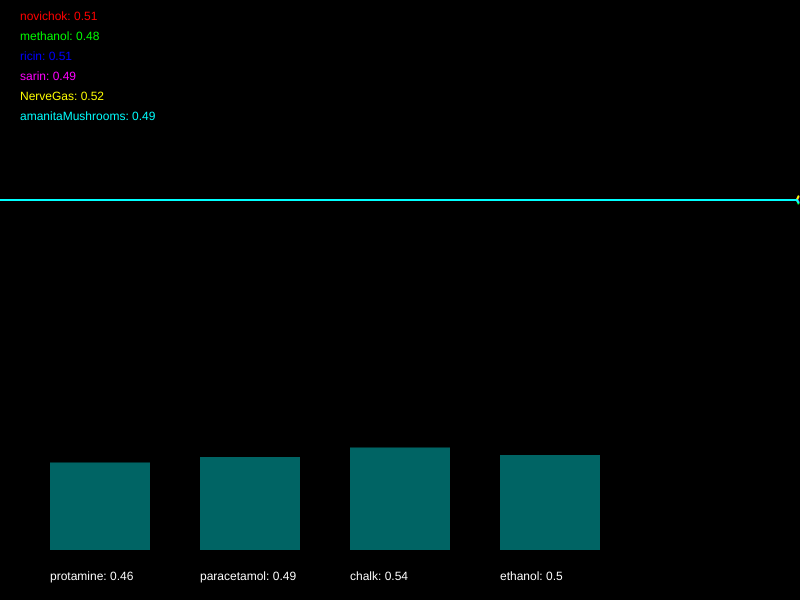
Frame 1 (no input)
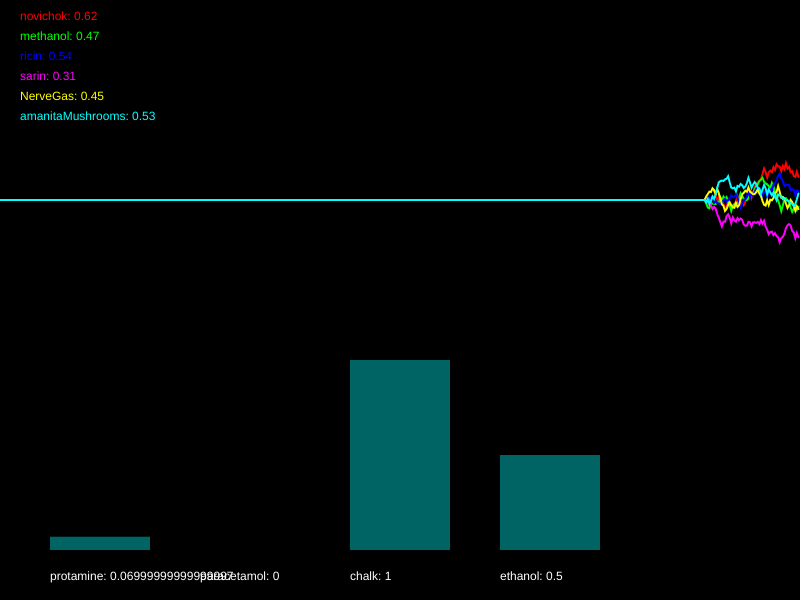
Frame 60 (no input)
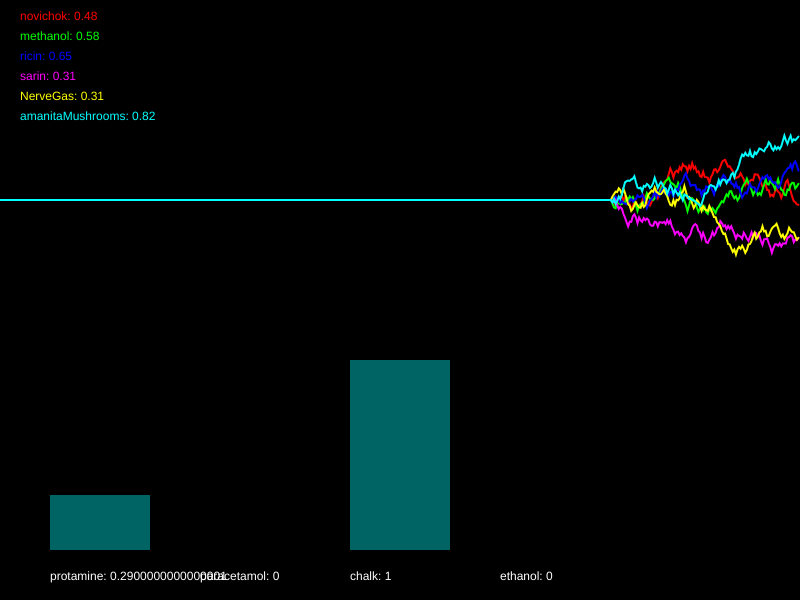
Frame 120 (the mouse pressed at the canvas centre since frame 60)

The p5.js sketch that drew these frames (run headless with seeded random() and noise() and a simulated clock; from frame 60 on, the mouse is pressed at the canvas centre):

// p5.js sketch
// ── sketch.js
/*

Officer: 7315287
CaseNum: 401-2-45381424-7315287

Case 401 - The Case of Norbert's Weiner Stand
Stage 3 - Bilious bagel

As I suspected Norbert has struck again. Ever inventive he’s set up a bagel stand and has laced the cream cheese with an ingenious but vicious toxin. This one is quite deadly so get yourself down to the lab right away.

You must develop the antidote by using conditional statements in the draw loop to do the following.

	- When ricin dips below 0.55, or on the other hand, methanol goes above 0.7 and amanitaMushrooms goes above 0.62, decrement protamine by 0.04
	- If NerveGas dips below 0.45 or novichok goes above 0.62, increment protamine by 0.01
	- When ricin dips below 0.73 or methanol goes above 0.37, decrement paracetamol by 0.04
	- When either NerveGas goes above 0.41, sarin goes above 0.26, or perhaps novichok goes above 0.47, try increasing paracetamol by 0.03
	- When sarin goes above 0.56, whilst at the same time, novichok goes above 0.48 or ricin dips below 0.29, try decreasing chalk by 0.02
	- When NerveGas goes above 0.37, whilst at the same time, amanitaMushrooms dips below 0.52 or methanol dips below 0.68, raise chalk by 0.04
	- When ricin goes above 0.43, whilst at the same time, sarin dips below 0.7 or novichok dips below 0.54, decrement ethanol by 0.01
	- If amanitaMushrooms dips below 0.25 and methanol goes above 0.5, or on the other hand, NerveGas goes above 0.44, try increasing ethanol by 0.01


Your conditional statements should consider the following poisons:

	- novichok
	- methanol
	- ricin
	- sarin
	- NerveGas
	- amanitaMushrooms


Your conditional statements should modify the following antidotes:

	- protamine
	- paracetamol
	- chalk
	- ethanol


- There are many ways to complete this task but you should only use the following commands:

	if(){}
	>
	<
	&&
	||
	+=
	-=

*/

//Declare the poison variables
var novichok;
var methanol;
var ricin;
var sarin;
var NerveGas;
var amanitaMushrooms;


//Declare the antidote variables
var protamine;
var paracetamol;
var chalk;
var ethanol;


//This variable is used for drawing the graph
var graphs;


function setup()
{

	createCanvas(800,600);
	strokeWeight(2);

	//initialise the poisons and antidotes
	novichok = 0.5;
	methanol = 0.5;
	ricin = 0.5;
	sarin = 0.5;
	NerveGas = 0.5;
	amanitaMushrooms = 0.5;
	protamine = 0.5;
	paracetamol = 0.5;
	chalk = 0.5;
	ethanol = 0.5;


	//fills the graph with empty values
	graphs = [];

	for(var i = 0; i < 6; i++)
	{
		graphs.push([]);
		for(var j = 0; j < 512; j++)
		{
			graphs[i].push(0.5);
		}
	}

}

function draw()
{

	//Develop the antidote below
	//Write conditional statements to change the amount of each substance ...


// 1. When ricin dips below 0.55, or methanol goes above 0.7 and amanitaMushrooms goes above 0.62, decrement protamine by 0.04
if (ricin < 0.55 || (methanol > 0.7 && amanitaMushrooms > 0.62)) {
	protamine -= 0.04;
}

// 2. If NerveGas dips below 0.45 or novichok goes above 0.62, increment protamine by 0.01
if (NerveGas < 0.45 || novichok > 0.62) {
	protamine += 0.01;
}

// 3. When ricin dips below 0.73 or methanol goes above 0.37, decrement paracetamol by 0.04
if (ricin < 0.73 || methanol > 0.37) {
	paracetamol -= 0.04;
}

// 4. When NerveGas goes above 0.41, sarin goes above 0.26, or novichok goes above 0.47, increase paracetamol by 0.03
if (NerveGas > 0.41 || sarin > 0.26 || novichok > 0.47) {
	paracetamol += 0.03;
}

// 5. When sarin goes above 0.56, and novichok goes above 0.48 or ricin dips below 0.29, decrease chalk by 0.02
if (sarin > 0.56 && (novichok > 0.48 || ricin < 0.29)) {
	chalk -= 0.02;
}

// 6. When NerveGas goes above 0.37, and amanitaMushrooms dips below 0.52 or methanol dips below 0.68, raise chalk by 0.04
if (NerveGas > 0.37 && (amanitaMushrooms < 0.52 || methanol < 0.68)) {
	chalk += 0.04;
}

// 7. When ricin goes above 0.43, and sarin dips below 0.7 or novichok dips below 0.54, decrement ethanol by 0.01
if (ricin > 0.43 && (sarin < 0.7 || novichok < 0.54)) {
	ethanol -= 0.01;
}

// 8. If amanitaMushrooms dips below 0.25 and methanol goes above 0.5, or NerveGas goes above 0.44, increase ethanol by 0.01
if ((amanitaMushrooms < 0.25 && methanol > 0.5) || NerveGas > 0.44) {
	ethanol += 0.01;
}

	//////////////////////////////////////////////////////

	//the code below generates new values using random numbers

	/*
		For testing, you might want to temporarily comment out
		these lines and set the same variables to constant values
		instead.
	*/

	novichok = nextValue(graphs[0],novichok);
	methanol = nextValue(graphs[1],methanol);
	ricin = nextValue(graphs[2],ricin);
	sarin = nextValue(graphs[3],sarin);
	NerveGas = nextValue(graphs[4],NerveGas);
	amanitaMushrooms = nextValue(graphs[5],amanitaMushrooms);


	protamine = constrain(protamine, 0, 1);
	paracetamol = constrain(paracetamol, 0, 1);
	chalk = constrain(chalk, 0, 1);
	ethanol = constrain(ethanol, 0, 1);


	///////// DO NOT CHANGE THE CODE BELOW ///////////

	//drawing code

	// set background
	background(0);
	noFill();

	//draw the graphs for the vitals
	var colors = [
	color(255, 0, 0),
	color(0, 255, 0),
	color(0, 0, 255),
	color(255, 0, 255),
	color(255, 255, 0),
	color(0, 255, 255)
	];

	for(var i = 0; i < graphs.length; i++)
	{
		stroke(colors[i]);
		drawGraph(graphs[i]);
	}

	//draw the poisons as text
	noStroke();
	fill(colors[0]);
	text('novichok: ' + nf(novichok,1,2), 20,20);
	fill(colors[1]);
	text('methanol: ' + nf(methanol,1,2), 20,40);
	fill(colors[2]);
	text('ricin: ' + nf(ricin,1,2), 20,60);
	fill(colors[3]);
	text('sarin: ' + nf(sarin,1,2), 20,80);
	fill(colors[4]);
	text('NerveGas: ' + nf(NerveGas,1,2), 20,100);
	fill(colors[5]);
	text('amanitaMushrooms: ' + nf(amanitaMushrooms,1,2), 20,120);


	//draw the antidotes bar chart
	drawBar(protamine,50,'protamine');
	drawBar(paracetamol,200,'paracetamol');
	drawBar(chalk,350,'chalk');
	drawBar(ethanol,500,'ethanol');


}

function nextValue(graph, val)
{
	//gets the next value for a vital and puts it in an array for drawing
	var delta = random(-0.03,0.03);

	val += delta;
	if(val > 1 || val < 0)
	{
		delta *= -1;
		val += delta * 2;
	}

	graph.push(val)
	graph.shift();
	return val;
}

function drawGraph(graph)
{
	//draws an array as a graph
	beginShape();
	for(var i = 0; i < graph.length; i++)
	{
			vertex(width * i/512, height * 0.5 - graph[i]* height/3)
	}
	endShape();
}


function drawBar(val, x, name)
{
	//draws the bars for bar chart
    noStroke();
    fill(0,100,100);
	var mh = height * 0.4 - 50;
	rect(x,(height - 50) - val*mh, 100, val*mh);
    fill(255);
	text(name + ": " + val, x, height - 20);
}
